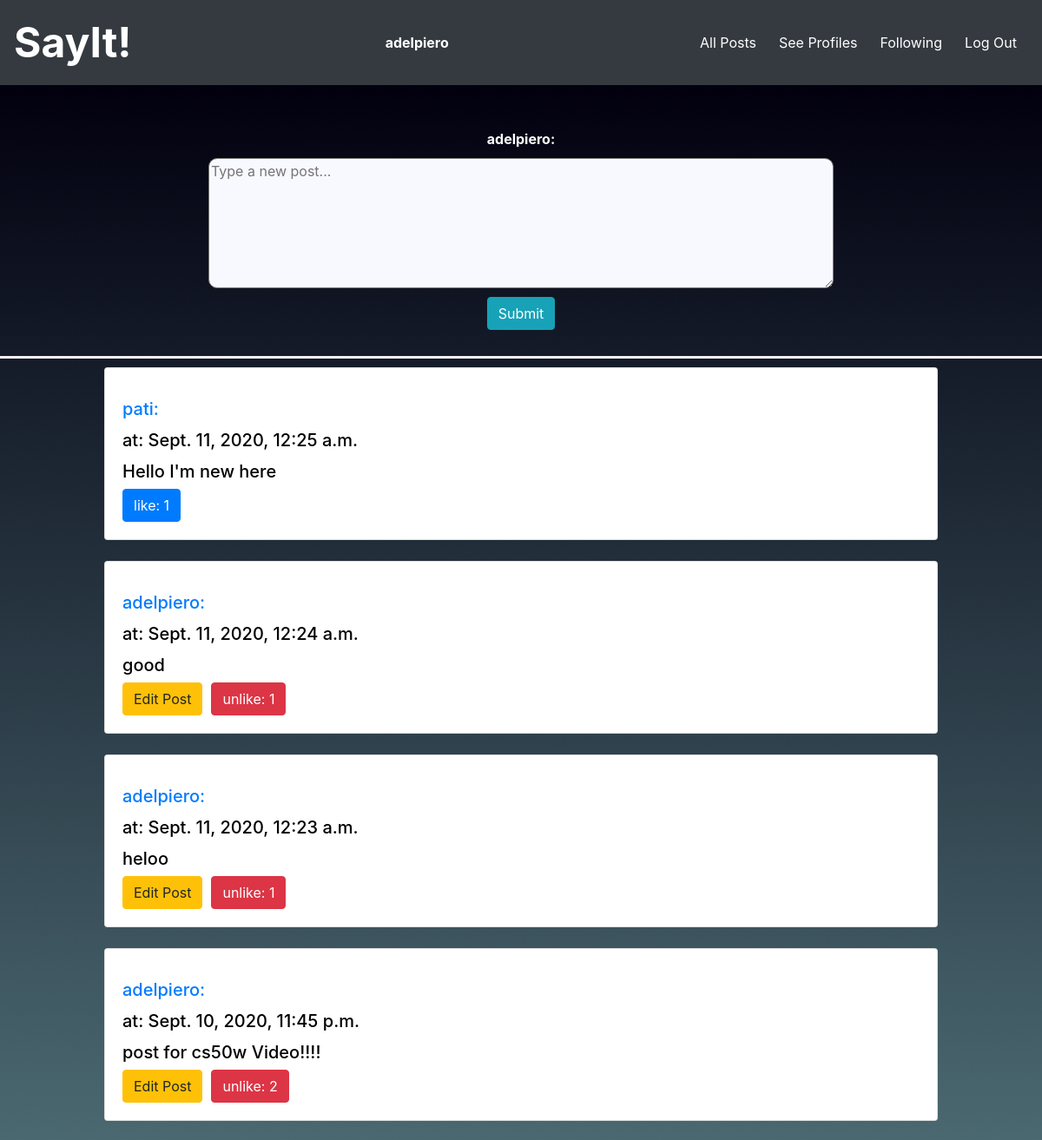
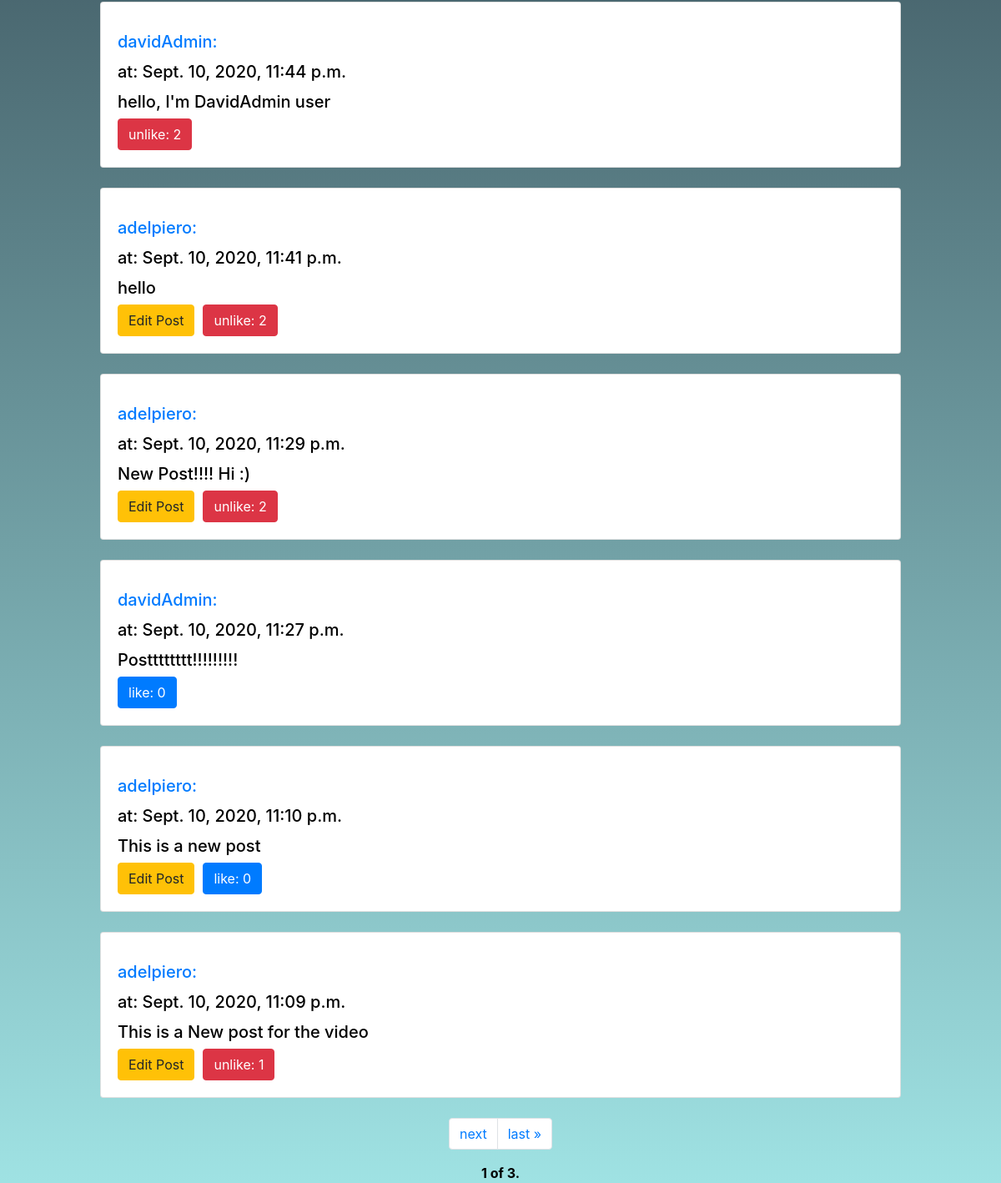
The app's page / (signed in) with its own data (2 pictures, top to bottom).
### network/models.py (models this page shows, shortened)
class User(AbstractUser):
    pass

class Post(models.Model):
    user = models.ForeignKey(User, on_delete=models.CASCADE, related_name="posts")
    content = models.TextField()
    timestamp = models.DateTimeField(auto_now_add=True)

### network/views.py (the view, shortened to what this page needs)
# urls.py: path("", views.index, name="index"),
def index(request):
    if request.user.is_authenticated:
        posts = Post.objects.all()
        total_posts = posts.order_by("-timestamp").all()
        paginator = Paginator(total_posts, 10) # Show 10 post per page.
        likeds={}
        total_likes={}
        for post in total_posts:
            try:
                likes=Likes.objects.get(post=post)
            except Likes.DoesNotExist:
                likes = Likes.objects.create(post=post)
            try:
                liked = Likes.objects.filter(post=post,users=request.user)
            except Likes.DoesNotExist:
                liked = False
            if not liked:
                liked=False
            likeds[post.id] = liked
            total_likes[post.id]= likes.users.all().count()
        print(total_likes)
        page_number = request.GET.get('page')
        page_obj = paginator.get_page(page_number)
        return render(request, 'network/index.html', {
            'page_obj': page_obj,
            'total_likes':total_likes,
            'likeds':likeds
        })

### network/templates/network/index.html (shortened to what this page needs)
{% extends "network/layout.html" %}
{% load static %}
{% block body %}
<div class="all-post">
    {% if user.is_authenticated %}
    <div class="post-form">
        <form id="post-form">
            <strong>{{request.user.username}}: </strong>
            <textarea id="post-content" placeholder="Type a new post..." style="width: 60%;"></textarea>
            <input type="submit" class="btn btn-info" id="submitButton" style="margin-bottom: 30px ;" />
        </form>
    </div>
    {% endif %}
        <div class="posts-all" style="align-items: center; display: flex; flex-direction: column;">
            {% for post in page_obj %}
            <div class="card" style="width: 80vw; padding-top: 15px; " id="card-{{post.id}}">
                <div class="card-body" style="color: black; ">
                    {% if user.is_authenticated %}
                    <h5 class="card-title"><a href="{% url 'profile' post.user %}" >{{post.user}}:</a></h5>
                    {% else %}
                    <h5 class="card-title"><a href="{% url 'login' %}" >{{post.user}}:</a></h5>
                    {% endif %}
                    <h5 class="card-title">at: {{post.timestamp}}</h5>
                    <h5 class="card-text" id="content-{{post.id}}" >{{ post.content }}</h5>
                        {% if user == post.user %}
                        <button class="btn btn-warning" data-id="{{post.id}}" style="margin-right: 10px;">Edit Post</a>
                        {% endif %}
                            {% for key, value in total_likes.items %}
                                {% if key == post.id %}
                                    {% if user.is_authenticated %}
                                        {% for ids, liked in likeds.items %}
                                            {% if ids == post.id %}
                                                {% if liked %}
                                                    <button class="btn btn-danger like_button" data-id="{{post.id}}" data-likes="{{value}}" id="{{post.id}}">unlike: {{value}}</button>
                                                {% else %}
                                                    <button class="btn btn-primary like_button" data-id="{{post.id}}" data-likes="{{value}}" id="{{post.id}}">like: {{value}}</button>
                                                {% endif %}
                                            {% endif %}
                                        {% endfor %}
                                    {% else %}
                                        <a class="btn btn-dark" href="{% url 'login' %}">likes: {{value}}</a>
                                    {% endif %}
                                {% endif %}
                            {% endfor %}
                </div>
            </div>
            <br>
            {% endfor %}
            <div class="pagination">
                <span class="step-links">
                    <nav aria-label="Page navigation example">
                        <ul class="pagination">
                            {% if page_obj.has_next %}
                            <li class="page-item"><a class="page-link"
                                    href="?page={{ page_obj.next_page_number }}">next</a></li>
                            <li class="page-item"><a class="page-link"
                                    href="?page={{ page_obj.paginator.num_pages }}">last &raquo;</a>
                            </li>
                            {% endif %}
                        </ul>
                    </nav>
                </span>
            </div>
            <div>
                <span class="current" style="color: black;">
                    <strong>{{ page_obj.number }} of {{ page_obj.paginator.num_pages }}.</strong>
                </span>
            </div>
        </div>
</div>
{% endblock %}

### network/templates/network/layout.html (shortened to what this page needs)
{% load static %}
<!DOCTYPE html>
<html lang="en">
<head>
    <link rel="stylesheet" href="https://stackpath.bootstrapcdn.com/bootstrap/4.4.1/css/bootstrap.min.css"
>
    <link href="{% static 'network/styles.css' %}" rel="stylesheet">
</head>
<body>
    <nav class="navbar navbar-dark bg-dark">
        <a class="navbar-brand" style="font-size: 3pc;" href="#"><strong>SayIt!</strong></a>
        {% if user.is_authenticated %}
        <a class="btn btn-dark" href="{% url 'profile' user.username %}"> <strong>{{ user.username }}</strong></a>
        {% endif %}
        <div style="align-content: flex-end; display: flex;">
            <a class="btn btn-dark" href="{% url 'index' %}">All Posts</a>
        {% if user.is_authenticated %}
            <a class="btn btn-dark" href="{% url 'profiles' %}">See Profiles</a>
            <a class="btn btn-dark" href="{% url 'following' %}">Following</a>
            <a class="btn btn-dark" href="{% url 'logout' %}">Log Out</a>
        </div>
        {% else %}
        <a class="btn btn-dark" href="{% url 'login' %}">Log In</a>
        <a class="btn btn-dark" href="{% url 'register' %}">Register</a>
        </div>
        {% endif %}
    </nav>
    <div class="body">
        {% block body %}
        {% endblock %}
    </div>
</body>
</html>

### network/static/network/styles.css (style rules this page uses)
#post-form { display: flex; width: 100%; padding-top: 10px; align-items: center; flex-direction: column; justify-content: space-between; border-bottom: solid 3px whitesmoke; margin-bottom: 10px; }
#post-content,#edit-content { width: 40%; height: 150px; border-radius: 10px; background-color: ghostwhite; margin-top: 10px; margin-bottom: 10px; }

### network/templates/network/layout.html (style rules this page uses)
.body { background: rgb(159,226,227); background: linear-gradient(0deg, rgba(159,226,227,1) 0%, rgba(2,0,15,1) 100%); color: white; min-height: 600px; padding-top: 40px; }

### records on screen
User: username "adelpiero", user.username "adelpiero"
Post: user "pati", timestamp "Sept. 11, 2020, 12:25 a.m.", content "Hello I'm new here", likeds "1"
Post: user "adelpiero", timestamp "Sept. 11, 2020, 12:24 a.m.", content "good", likeds "1"
Post: user "adelpiero", timestamp "Sept. 11, 2020, 12:23 a.m.", content "heloo", likeds "1"
Post: user "adelpiero", timestamp "Sept. 10, 2020, 11:45 p.m.", content "post for cs50w Video!!!!", likeds "2"
Post: user "davidAdmin", timestamp "Sept. 10, 2020, 11:44 p.m.", content "hello, I'm DavidAdmin user", likeds "2"
Post: user "adelpiero", timestamp "Sept. 10, 2020, 11:41 p.m.", content "hello", likeds "2"
Post: user "adelpiero", timestamp "Sept. 10, 2020, 11:29 p.m.", content "New Post!!!! Hi :)", likeds "2"
Post: user "davidAdmin", timestamp "Sept. 10, 2020, 11:27 p.m.", content "Postttttttt!!!!!!!!!", likeds "0"
Post: user "adelpiero", timestamp "Sept. 10, 2020, 11:10 p.m.", content "This is a new post", likeds "0"
Post: user "adelpiero", timestamp "Sept. 10, 2020, 11:09 p.m.", content "This is a New post for the video", likeds "1"

### other values on screen
{{ page_obj.number }} "1"
{{ page_obj.paginator.num_pages }} "3"
